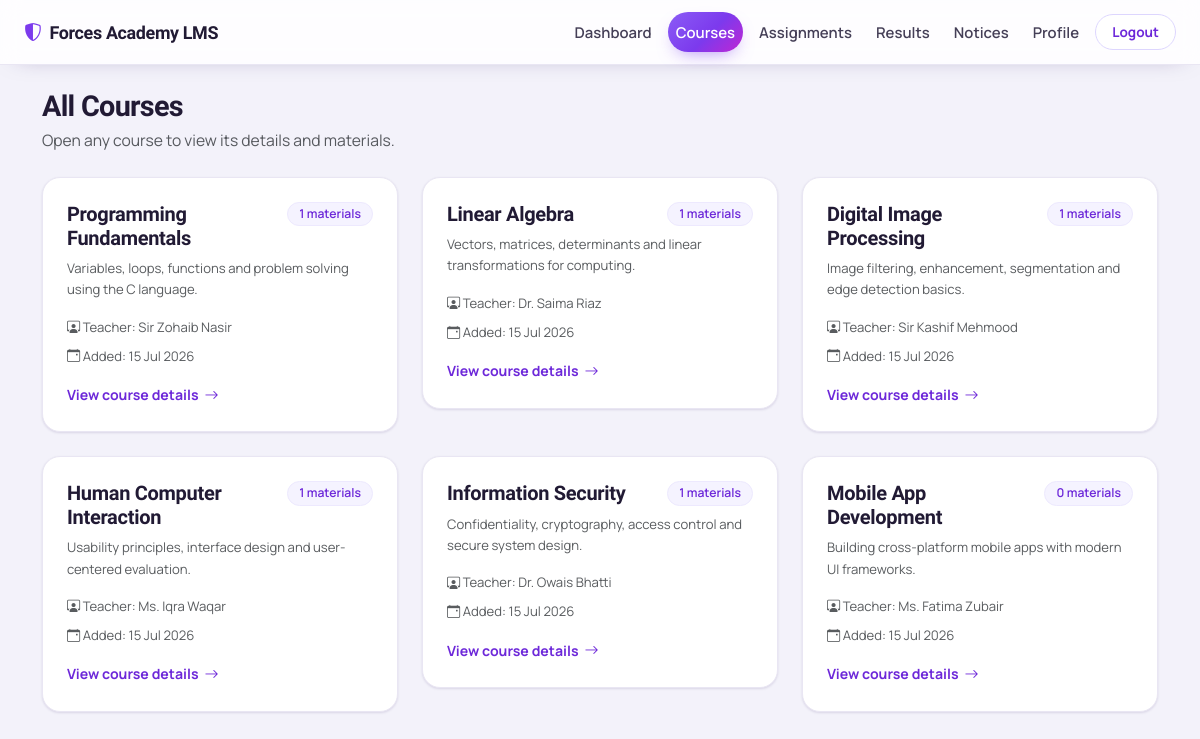
/courses.php (signed in), run on the app's committed database.
### tables this page shows
CREATE TABLE IF NOT EXISTS courses (
    id            INT(11) PRIMARY KEY AUTO_INCREMENT,
    course_name   VARCHAR(100) NOT NULL,
    description   TEXT,
    teacher_name  VARCHAR(100),
    created_at    TIMESTAMP DEFAULT CURRENT_TIMESTAMP
);

### config/auth.php (called while the page is built, shortened)
<?php
function e($value)
{
    return htmlspecialchars((string)$value, ENT_QUOTES, 'UTF-8');
}

### courses.php (the view, shortened to what this page needs)
<?php
require_once 'config/auth.php';
$courses = mysqli_query($conn, "
    SELECT c.id, c.course_name, c.description, c.teacher_name, c.created_at, COUNT(cm.id) AS material_count
    FROM courses c
    LEFT JOIN course_materials cm ON cm.course_id = c.id
    GROUP BY c.id
    ORDER BY c.created_at DESC
");
?>
<!DOCTYPE html>
<html lang="en">
<head>
<link href="https://cdn.jsdelivr.net/npm/bootstrap@5.3.0/dist/css/bootstrap.min.css" rel="stylesheet">
<link rel="stylesheet" href="https://cdn.jsdelivr.net/npm/bootstrap-icons@1.11.3/font/bootstrap-icons.css">
<link rel="stylesheet" href="css/style.css">
</head>
<body class="dashboard-body">
<nav class="navbar navbar-expand-lg navbar-dark app-navbar">
  <div class="container-fluid px-4">
    <a class="navbar-brand d-flex align-items-center gap-2" href="dashboard.php"><i class="bi bi-shield-shaded"></i> Forces Academy LMS</a>
    <div class="navbar-nav ms-auto flex-row gap-2 align-items-center">
      <a class="nav-link text-white" href="dashboard.php">Dashboard</a>
      <a class="nav-link text-white active" href="courses.php">Courses</a>
      <a class="nav-link text-white" href="assignments.php">Assignments</a>
      <a class="nav-link text-white" href="results.php">Results</a>
      <a class="nav-link text-white" href="notices.php">Notices</a>
      <a class="nav-link text-white" href="profile.php">Profile</a>
      <a class="btn btn-logout" href="logout.php">Logout</a>
    </div>
  </div>
</nav>
<div class="container py-4">
  <div class="page-hero mb-4">
    <h2 class="mb-1">All Courses</h2>
    <p class="text-muted mb-0">Open any course to view its details and materials.</p>
  </div>
  <div class="row g-4">
    <?php if (mysqli_num_rows($courses) > 0): ?>
      <?php while ($course = mysqli_fetch_assoc($courses)): ?>
        <div class="col-md-6 col-xl-4">
          <a class="course-link-wrap" href="course_detail.php?id=<?php echo (int) $course['id']; ?>">
            <div class="card course-card p-4 h-100">
              <div class="d-flex justify-content-between align-items-start gap-2 mb-2">
                <h5 class="mb-0"><?php echo e($course['course_name']); ?></h5>
                <span class="badge subtle-badge"><?php echo (int) $course['material_count']; ?> materials</span>
              </div>
              <p class="text-muted small mb-3"><?php echo e($course['description']); ?></p>
              <div class="mt-auto">
                <div class="small text-muted mb-2"><i class="bi bi-person-workspace"></i> Teacher: <?php echo e($course['teacher_name']); ?></div>
                <div class="small text-muted mb-3"><i class="bi bi-calendar-event"></i> Added: <?php echo date('d M Y', strtotime($course['created_at'])); ?></div>
                <span class="course-open-text">View course details <i class="bi bi-arrow-right"></i></span>
              </div>
            </div>
          </a>
        </div>
      <?php endwhile; ?>
    <?php endif; ?>
  </div>
</div>
</body>
</html>

### css/style.css (style rules this page uses)
:root { --brand:#7c3aed; --brand-700:#6d28d9; --brand-800:#5b21b6; --brand-600:#7c3aed; --brand-500:#8b5cf6; --brand-050:#f5f3ff; --brand-100:#ede9fe; --brand-200:#ddd6fe; --fuchsia:#d946ef; --pink:#ec4899; --deep:#2a1259; --deep-2:#1e0f3f; --primary:var(--brand); --primary-dark:var(--brand-700); --primary-darker:var(--brand-800); --navy:var(--deep); --navy-2:var(--deep-2); --heading:#211a34; --ink:#211a34; --text:#453f57; --muted:#7d7792; --bg:#f3f2fa; --surface:#ffffff; --surface-2:#f8f7fd; --line:#e9e6f3; --line-2:#f1eff8; --success:#16a34a; --success-bg:#e8f7ee; --success-line:#bbe7cb; --danger:#dc2626; --danger-bg:#fdecec; --danger-line:#f6cccc; --warn-bg:#fdf1e3; --warn-line:#f6d9b0; --warn-ink:#9a5a12; --radius:18px; --radius-sm:12px; --radius-xs:10px; --shadow-xs:0 1px 2px rgba(42,18,89,.05); --shadow-sm:0 1px 3px rgba(42,18,89,.07),0 1px 2px rgba(42,18,89,.05); --shadow:0 16px 34px -18px rgba(42,18,89,.32),0 2px 8px rgba(42,18,89,.06); --shadow-lg:0 32px 64px -24px rgba(42,18,89,.42),0 8px 18px rgba(42,18,89,.10); --ring:0 0 0 4px rgba(124,58,237,.18); --grad:linear-gradient(135deg,#8b5cf6,#7c3aed 55%,#c026d3); }
* { box-sizing:border-box; }
body { font-family:'Manrope','Segoe UI',system-ui,Arial,sans-serif;margin:0;color:var(--text);background:var(--bg);font-size:15px;line-height:1.62;-webkit-font-smoothing:antialiased; }
a { text-decoration:none;color:var(--brand-700);transition:color .15s; }
h1,h2,h3,h4,h5,h6 { font-family:'Onest','Manrope',sans-serif;color:var(--heading);letter-spacing:-.015em;font-weight:800; }
.dashboard-body { background:var(--bg);min-height:100vh; }
.app-navbar { background:rgba(255,255,255,.85);backdrop-filter:saturate(1.4) blur(10px);padding:12px 0;border-bottom:1px solid var(--line);box-shadow:0 6px 24px -18px rgba(42,18,89,.5);position:sticky;top:0;z-index:1000; }
.app-navbar .navbar-brand { font-family:'Onest';font-weight:800;font-size:1.12rem;color:var(--heading);letter-spacing:-.02em; }
.app-navbar .navbar-brand i { color:var(--brand); }
.app-navbar .nav-link { color:var(--text)!important;font-weight:600;font-size:.93rem;padding:8px 14px;border-radius:999px;transition:.15s; }
.app-navbar .nav-link.active { color:#fff!important;background:var(--grad);box-shadow:0 8px 18px -8px rgba(124,58,237,.6); }
.btn-logout { border:1.5px solid var(--brand-200);color:var(--brand-700);border-radius:999px;font-size:.85rem;font-weight:700;padding:7px 16px;transition:.15s;background:#fff; }
.welcome-banner,.page-hero { margin-bottom:6px; }
.welcome-banner h2,.page-hero h2 { font-weight:800;letter-spacing:-.025em;font-size:1.8rem; }
.welcome-banner p,.page-hero p { font-size:.98rem;color:var(--muted); }
.card { border:1px solid var(--line);border-radius:var(--radius);background:var(--surface);box-shadow:var(--shadow-sm); }
.course-link-wrap,.notice-link-wrap { display:block;color:inherit; }
.course-tile,.course-card,.material-card { background:var(--surface);border:1px solid var(--line);border-radius:var(--radius);height:100%;transition:transform .18s ease,box-shadow .18s ease,border-color .18s ease; }
.course-tile h6,.course-card h5 { color:var(--heading);font-weight:700; }
.badge.subtle-badge,.subtle-badge,.badge.teacher-badge,.teacher-badge,.badge-soft,.detail-meta-pill { display:inline-flex;align-items:center;gap:6px;background:var(--brand-050);color:var(--brand-700)!important;border:1px solid var(--brand-100);font-weight:600;font-size:.76rem;padding:5px 11px;border-radius:999px;white-space:nowrap; }
.course-open-text { color:var(--brand-700);font-weight:700;font-size:.88rem;display:inline-flex;align-items:center;gap:6px;transition:gap .15s; }

### data on the page
courses: course_name "Programming Fundamentals", material_count "1", description "Variables, loops, functions and problem solving using the C language.", teacher_name "Sir Zohaib Nasir", created_at "15 Jul 2026"
courses: course_name "Linear Algebra", material_count "1", description "Vectors, matrices, determinants and linear transformations for computing.", teacher_name "Dr. Saima Riaz", created_at "15 Jul 2026"
courses: course_name "Digital Image Processing", material_count "1", description "Image filtering, enhancement, segmentation and edge detection basics.", teacher_name "Sir Kashif Mehmood", created_at "15 Jul 2026"
courses: course_name "Human Computer Interaction", material_count "1", description "Usability principles, interface design and user-centered evaluation.", teacher_name "Ms. Iqra Waqar", created_at "15 Jul 2026"
courses: course_name "Information Security", material_count "1", description "Confidentiality, cryptography, access control and secure system design.", teacher_name "Dr. Owais Bhatti", created_at "15 Jul 2026"
courses: course_name "Mobile App Development", material_count "0", description "Building cross-platform mobile apps with modern UI frameworks.", teacher_name "Ms. Fatima Zubair", created_at "15 Jul 2026"
